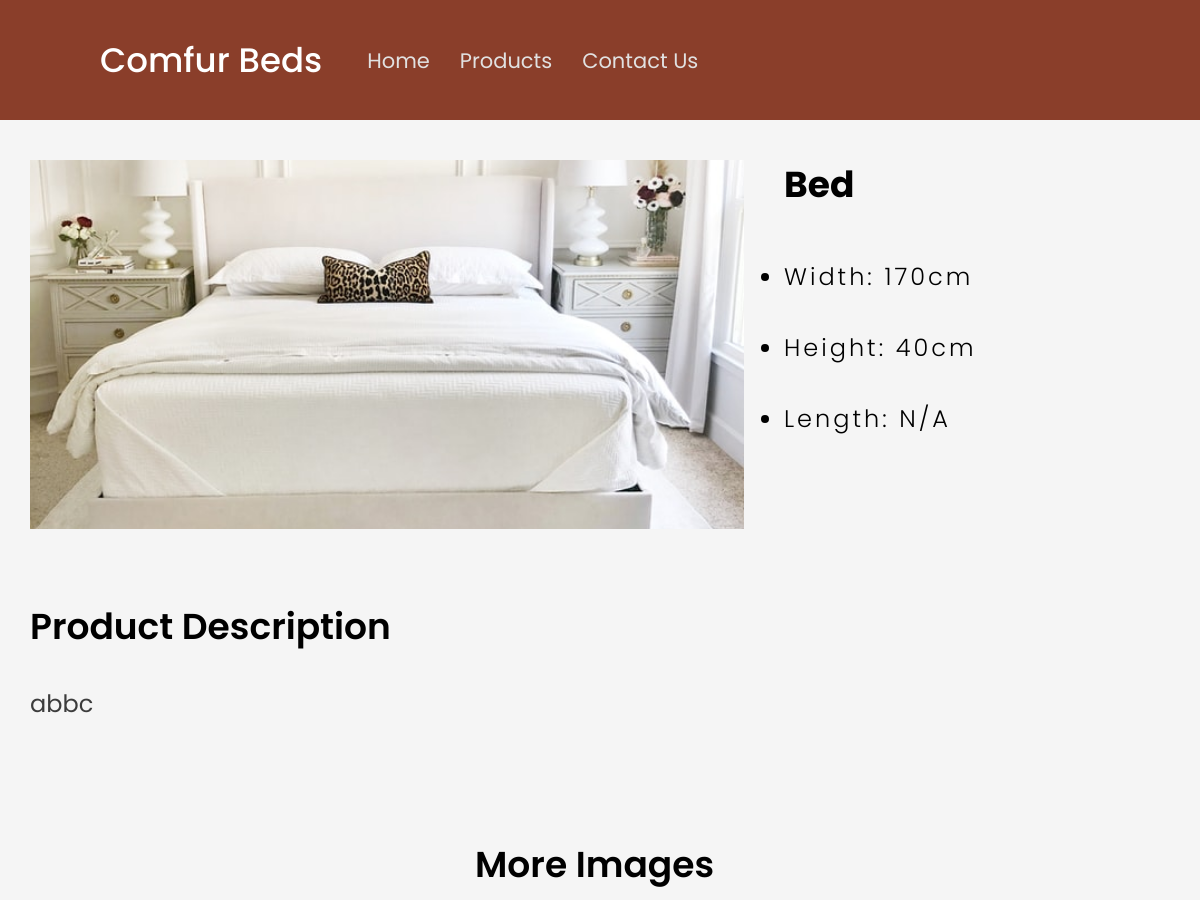
The page /products/item/bed (upper part) on the database as committed earlier.
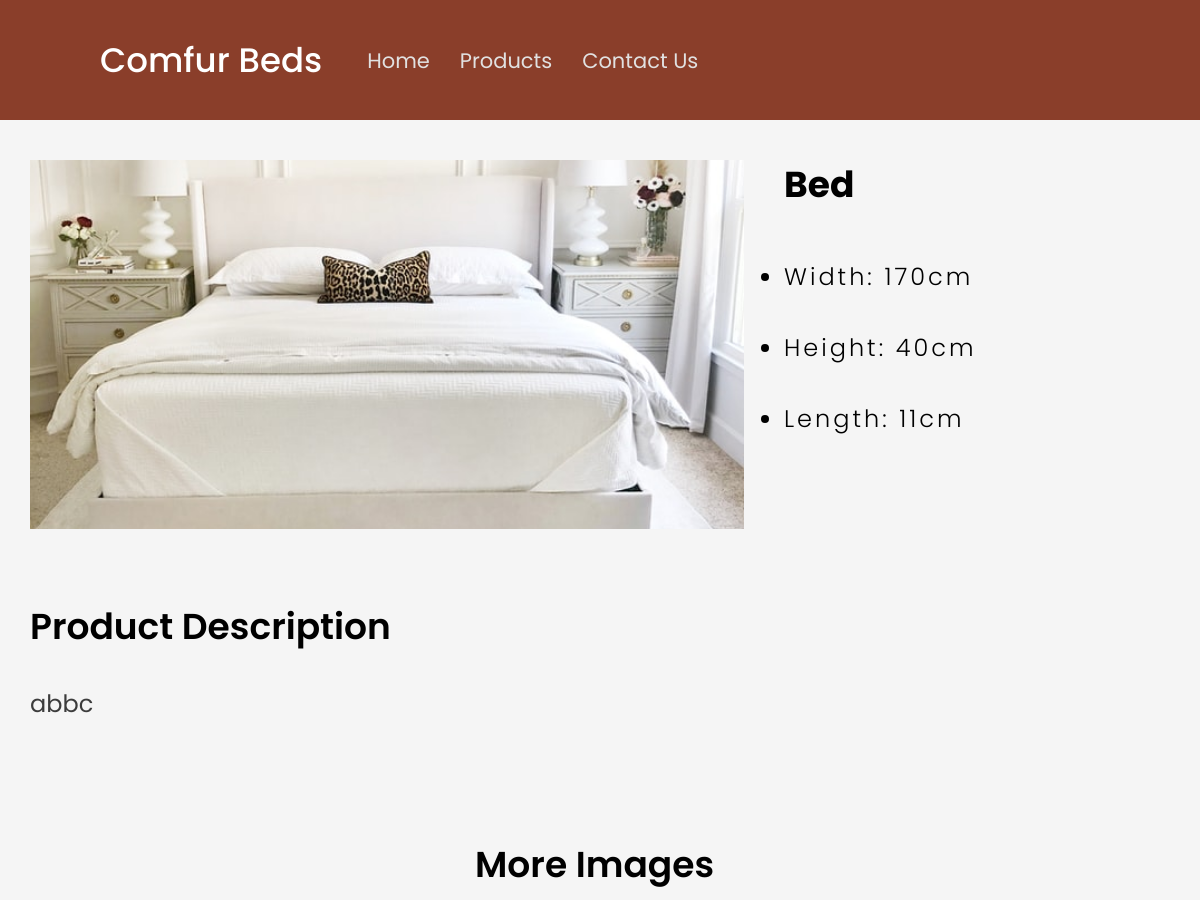
The same page on the database as committed later.
### product/models.py (models this page shows, shortened)
class Product(models.Model):
    thumbnail = models.ImageField(upload_to="product_thumbnails")
    cover = models.ImageField(upload_to="product_covers")
    sub_cover1 = models.ImageField(
        upload_to="cub_covers", blank=True, null=True)
    sub_cover2 = models.ImageField(
        upload_to="cub_covers", blank=True, null=True)
    sub_cover3 = models.ImageField(
        upload_to="cub_covers", blank=True, null=True)
    sub_cover4 = models.ImageField(
        upload_to="cub_covers", blank=True, null=True)
    name = models.CharField(max_length=40)
    category = models.CharField(max_length=40, choices=CATEGORY_CHOICES)
    quality_one = models.CharField(
        max_length=100, default="", blank=True)
    quality_two = models.CharField(
        max_length=100, default="", blank=True)
    decription = models.TextField()
    price = models.DecimalField(decimal_places=2, max_digits=10000)
    width = models.IntegerField()
    height = models.IntegerField()
    length = models.IntegerField(blank=True, null=True)
    slug = models.SlugField(
        default="please-input-in-this-format", max_length=100)

### product/views.py (the view)
# urls.py: path("item/<str:slug>", views.ProductAllDetailView.as_view(),
class ProductAllDetailView(DetailView):
    template_name = "product/product_detail.html"
    queryset = Product.objects.all()

### templates/product/product_detail.html (shortened to what this page needs)
{% extends 'base.html' %}
{% load static %}
  {% block head %}
  <link rel="stylesheet" href="{% static 'product/product_detail.css' %}">
  {% endblock %}
  {% block content %}
    <div class="container">
      <div class="s1">
        <img src="{{ object.cover.url }}" alt="Product" class="product-img">
        <div class="product-info">
          <h3 class="product-name">{{ object.name }}</h3>
          <div class="rate-cont rate-cont1">
            <ul class="dimensions">
              <li class="d-value width">Width: {{ object.width }}cm</li>
              <li class="d-value height">Height: {{ object.height }}cm</li>
              {% if object.length %}
                <li class="d-value length">Length: {{ object.length }}cm</li>
              {% else %}
                <li class="d-value length">Length: N/A</li>
              {% endif %}
            </ul>
          </div>
        </div>
      </div>
      <div class="s2">
        <h2 class="desc-title">Product Description</h2>
        <p class="desc-text">{{ object.decription }}</p>
      </div>
      <div class="s3">
        <h2 class="img-title">More Images</h2>
      </div>
    </div>
  {% endblock %}

Rows that differ between the two databases and show on the page:
changed Product "Bed": length (not shown) → "11"
Other text that changed with them:
text no longer shown: "Length: N/A"
text now shown: "Length: cm"
